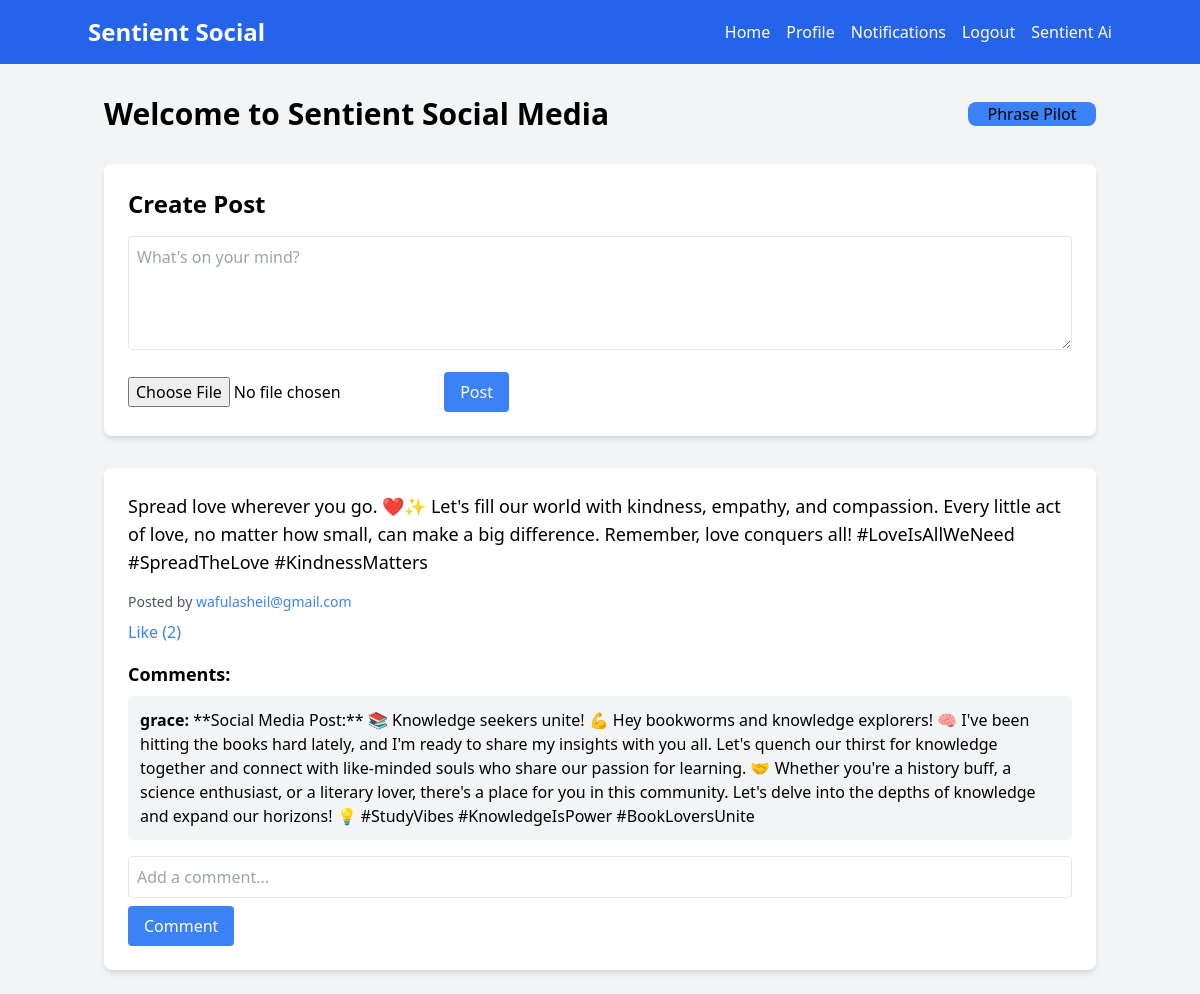
Screenshot of / (signed in) with the database file from the repository.
### app.py (models this page shows, shortened)
class Post(db.Model):
    id = db.Column(db.Integer, primary_key=True)
    content = db.Column(db.String(500), nullable=False)
    user_id = db.Column(db.Integer, db.ForeignKey('user.id'), nullable=False)
    media_url = db.Column(db.String(255))
    media_type = db.Column(db.String(10))
    timestamp = db.Column(db.DateTime, default=datetime.utcnow, index=True)
    likes = db.relationship('Like', backref='post', cascade='all, delete-orphan')
    comments = db.relationship('Comment', backref='post', cascade='all, delete-orphan')

class User(db.Model):
    id = db.Column(db.Integer, primary_key=True)
    username = db.Column(db.String(80), unique=True, nullable=False)
    password = db.Column(db.String(120), nullable=False)
    posts = db.relationship('Post', backref='author', lazy='dynamic')
    profile_picture = db.Column(db.String(255), default='default_profile.jpg')
    followed = db.relationship(
        'User', secondary=followers,
        primaryjoin=(followers.c.follower_id == id),
        secondaryjoin=(followers.c.followed_id == id),
        backref=db.backref('followers', lazy='dynamic'), lazy='dynamic')

class Comment(db.Model):
    id = db.Column(db.Integer, primary_key=True)
    content = db.Column(db.String(200), nullable=False)
    user_id = db.Column(db.Integer, db.ForeignKey('user.id'), nullable=False)
    post_id = db.Column(db.Integer, db.ForeignKey('post.id'), nullable=False)
    user = db.relationship('User', backref=db.backref('comments', lazy='dynamic'))

### app.py (the view)
@app.route('/')
def index():
    if g.user is None:
        return redirect(url_for('login'))
    posts = Post.query.order_by(Post.id.desc()).all()
    return render_template('index.html', posts=posts)

### app.py (called while the page is built)
@app.before_request
def load_user():
    g.user = None
    if 'user_id' in session:
        g.user = User.query.get(session['user_id'])

@app.context_processor
def inject_user():
    return dict(current_user=g.user)

### templates/index.html (shortened to what this page needs)
{% extends "base.html" %}
{% block content %}
    <div class="flex items-center justify-between mb-8">
        <h1 class="text-3xl font-bold">Welcome to Sentient Social Media</h1>
        <button class='border-transparent w-32 rounded-lg bg-blue-500'>
            <a href='https://phrasepilot.onrender.com'>Phrase Pilot</a>
        </button>
    </div>
    <div class="bg-white p-6 rounded-lg shadow-md mb-8">
        <h2 class="text-2xl font-semibold mb-4">Create Post</h2>
        <form action="{{ url_for('create_post') }}" method="post" enctype="multipart/form-data" class="space-y-4">
            <textarea name="content" rows="4" class="w-full p-2 border rounded" placeholder="What's on your mind?"></textarea>
            <input type="file" name="media" accept="image/*,video/*">
            <button type="submit" class="bg-blue-500 text-white px-4 py-2 rounded hover:bg-blue-600">Post</button>
        </form>
    </div>
    {% for post in posts %}
        <div class="bg-white p-6 rounded-lg shadow-md mb-6">
            <p class="text-lg mb-4">{{ post.content }}</p>
            <p class="text-sm text-gray-600 mb-2">Posted by <a href="{{ url_for('profile', username=post.author.username) }}" class="text-blue-500 hover:underline">{{ post.author.username }}</a></p>
            <form action="{{ url_for('like_post', post_id=post.id) }}" method="post" class="inline">
                <button type="submit" class="text-blue-500 hover:underline">Like ({{ post.likes|length }})</button>
            </form>
            <h3 class="text-lg font-semibold mt-4 mb-2">Comments:</h3>
            {% for comment in post.comments %}
                <div class="bg-gray-100 p-3 rounded mb-2">
                    <p><span class="font-semibold">{{ comment.user.username }}:</span> {{ comment.content }}</p>
                </div>
            {% endfor %}
            <form action="{{ url_for('comment_post', post_id=post.id) }}" method="post" class="mt-4">
                <input type="text" name="content" class="w-full p-2 border rounded" placeholder="Add a comment...">
                <button type="submit" class="mt-2 bg-blue-500 text-white px-4 py-2 rounded hover:bg-blue-600">Comment</button>
            </form>
        </div>
    {% endfor %}
{% endblock %}

### rows the page displays
Post: content "Spread love wherever you go. ❤️✨ Let's fill our world with kindness, empathy, and compassion. Every little act of love, no matter how small, can make a big difference. Remember, love conquers all! #LoveIsAllWeNeed #SpreadTheLove #KindnessMatters", author.username "wafulasheil@gmail.com", likes|length "2"
Comment: user.username "grace", content "**Social Media Post:** 📚 Knowledge seekers unite! 💪 Hey bookworms and knowledge explorers! 🧠 I've been hitting the books hard lately, and I'm ready to share my insights with you all. Let's quench our thirst for knowledge together and connect with like-minded souls who share our passion for learning. 🤝 Whether you're a history buff, a science enthusiast, or a literary lover, there's a place for you in this community. Let's delve into the depths of knowledge and expand our horizons! 💡 #StudyVibes #KnowledgeIsPower #BookLoversUnite"
